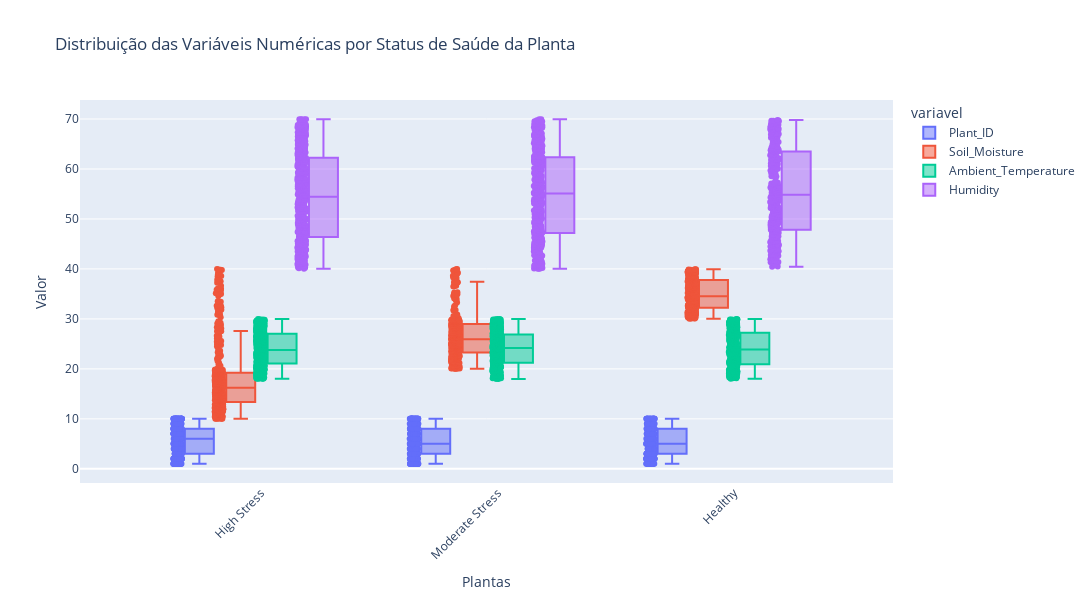

The cell this chart's notebook holds for it:
### Code cell
df_long = df.melt(id_vars=boxplot_target, 
                  value_vars=boxplot_numerical,
                  var_name=boxplot_var_legend, 
                  value_name=boxplot_value_legend)


fig = px.box(df_long, 
             x=boxplot_target, 
             y=boxplot_value_legend, color=boxplot_var_legend, points='all', title=boxplot_title)

fig.update_layout(
    xaxis_title=boxplot_xaxis_title,
    yaxis_title=boxplot_yaxis_title,
    boxmode=boxplot_boxmode,  
    xaxis_tickangle=-45,
    legend_title=boxplot_var_legend,
    height=boxplot_height,
    width=boxplot_widht
)

### Figure 1 — Plotly figure (JSON) as saved in the notebook; plotly's stock layout.template omitted (floating-point values rounded to 4 significant figures; data arrays with more than 128 entries replaced by an {"elided": "..."} marker saying what was removed)
{"data": [{"alignmentgroup": "True", "boxpoints": "all", "hovertemplate": "variavel=Plant_ID<br>Plant_Health_Status=%{x}<br>valor=%{y}<extra></extra>", "legendgroup": "Plant_ID", "marker": {"color": "#636efa"}, "name": "Plant_ID", "notched": false, "offsetgroup": "Plant_ID", "orientation": "v", "showlegend": true, "type": "box", "x": {"elided": "1200 str values"}, "x0": " ", "xaxis": "x", "y": {"elided": "1200 float values"}, "y0": " ", "yaxis": "y"}, {"alignmentgroup": "True", "boxpoints": "all", "hovertemplate": "variavel=Soil_Moisture<br>Plant_Health_Status=%{x}<br>valor=%{y}<extra></extra>", "legendgroup": "Soil_Moisture", "marker": {"color": "#EF553B"}, "name": "Soil_Moisture", "notched": false, "offsetgroup": "Soil_Moisture", "orientation": "v", "showlegend": true, "type": "box", "x": {"elided": "1200 str values"}, "x0": " ", "xaxis": "x", "y": {"elided": "1200 float values"}, "y0": " ", "yaxis": "y"}, {"alignmentgroup": "True", "boxpoints": "all", "hovertemplate": "variavel=Ambient_Temperature<br>Plant_Health_Status=%{x}<br>valor=%{y}<extra></extra>", "legendgroup": "Ambient_Temperature", "marker": {"color": "#00cc96"}, "name": "Ambient_Temperature", "notched": false, "offsetgroup": "Ambient_Temperature", "orientation": "v", "showlegend": true, "type": "box", "x": {"elided": "1200 str values"}, "x0": " ", "xaxis": "x", "y": {"elided": "1200 float values"}, "y0": " ", "yaxis": "y"}, {"alignmentgroup": "True", "boxpoints": "all", "hovertemplate": "variavel=Humidity<br>Plant_Health_Status=%{x}<br>valor=%{y}<extra></extra>", "legendgroup": "Humidity", "marker": {"color": "#ab63fa"}, "name": "Humidity", "notched": false, "offsetgroup": "Humidity", "orientation": "v", "showlegend": true, "type": "box", "x": {"elided": "1200 str values"}, "x0": " ", "xaxis": "x", "y": {"elided": "1200 float values"}, "y0": " ", "yaxis": "y"}], "layout": {"boxmode": "group", "height": 600, "legend": {"title": {"text": "variavel"}, "tracegroupgap": 0}, "title": {"text": "Distribuição das Variáveis Numéricas por Status de Saúde da Planta"}, "width": 1200, "xaxis": {"anchor": "y", "domain": [0, 1], "tickangle": -45, "title": {"text": "Plantas"}}, "yaxis": {"anchor": "x", "domain": [0, 1], "title": {"text": "Valor"}}}}
